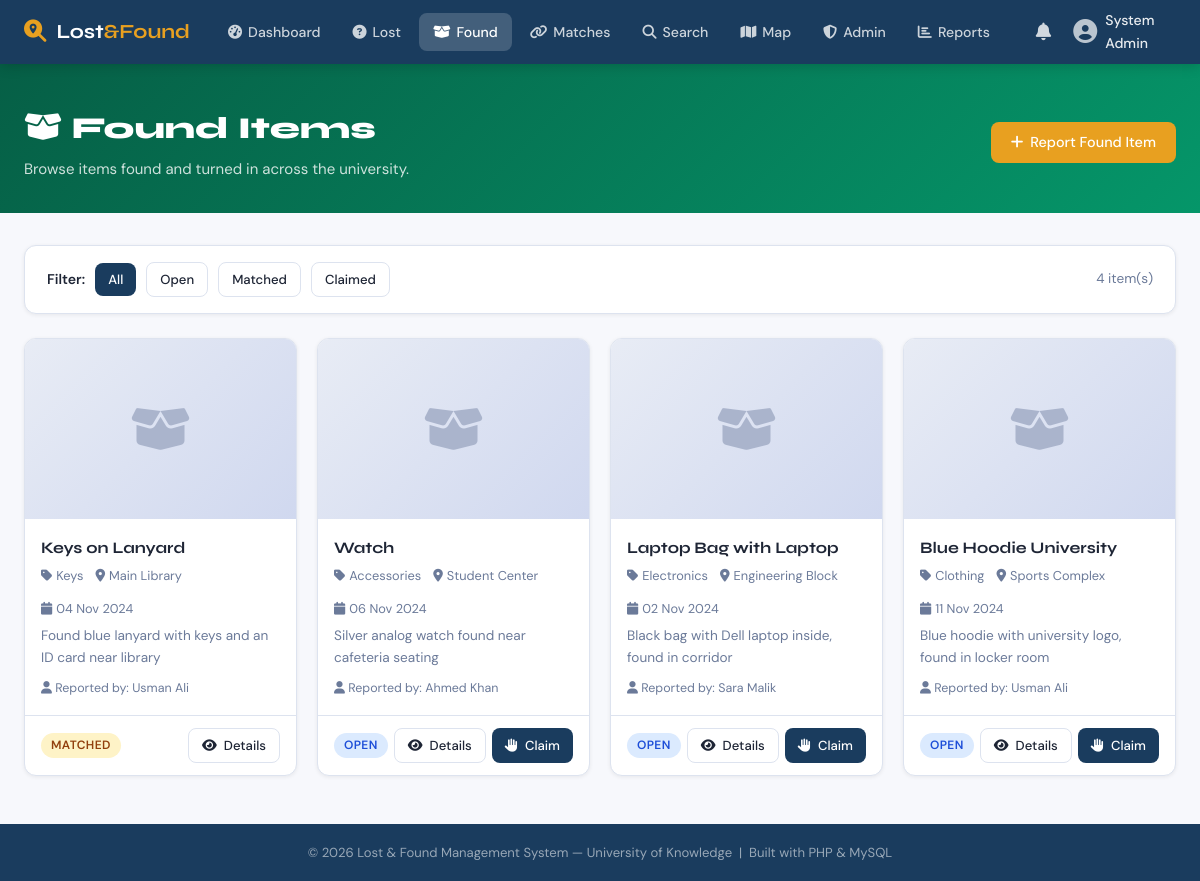
/found-items.php (signed in), run on the app's committed database.
### tables this page shows
CREATE TABLE IF NOT EXISTS found_items (
    item_id        INT UNSIGNED AUTO_INCREMENT PRIMARY KEY,
    user_id        INT UNSIGNED NOT NULL,
    category_id    INT UNSIGNED NOT NULL,
    location_id    INT UNSIGNED NOT NULL,
    name           VARCHAR(150) NOT NULL,
    description    TEXT,
    date_found     DATE NOT NULL,
    image_path     VARCHAR(255) DEFAULT NULL,
    status         ENUM('open','matched','claimed','closed') DEFAULT 'open',
    created_at     DATETIME DEFAULT CURRENT_TIMESTAMP,
    updated_at     DATETIME DEFAULT CURRENT_TIMESTAMP ON UPDATE CURRENT_TIMESTAMP,
    CONSTRAINT fk_found_user    FOREIGN KEY (user_id)     REFERENCES users(user_id)     ON DELETE CASCADE,
    CONSTRAINT fk_found_cat     FOREIGN KEY (category_id) REFERENCES categories(category_id),
    CONSTRAINT fk_found_loc     FOREIGN KEY (location_id) REFERENCES locations(location_id)
);

CREATE TABLE IF NOT EXISTS categories (
    category_id  INT UNSIGNED AUTO_INCREMENT PRIMARY KEY,
    name         VARCHAR(80) NOT NULL UNIQUE,
    icon         VARCHAR(50) DEFAULT 'tag'
);

CREATE TABLE IF NOT EXISTS locations (
    location_id  INT UNSIGNED AUTO_INCREMENT PRIMARY KEY,
    building     VARCHAR(100) NOT NULL,
    room         VARCHAR(50),
    description  VARCHAR(255),
    latitude     DECIMAL(10,8),
    longitude    DECIMAL(11,8),
    created_at   DATETIME DEFAULT CURRENT_TIMESTAMP
);

CREATE TABLE IF NOT EXISTS users (
    user_id      INT UNSIGNED AUTO_INCREMENT PRIMARY KEY,
    full_name    VARCHAR(100) NOT NULL,
    email        VARCHAR(150) NOT NULL UNIQUE,
    password     VARCHAR(255) NOT NULL,           
    phone        VARCHAR(20),
    role         ENUM('admin','user') NOT NULL DEFAULT 'user',
    avatar       VARCHAR(255)         DEFAULT 'default.png',
    is_active    TINYINT(1)           DEFAULT 1,
    created_at   DATETIME             DEFAULT CURRENT_TIMESTAMP,
    updated_at   DATETIME             DEFAULT CURRENT_TIMESTAMP ON UPDATE CURRENT_TIMESTAMP
);

### includes/auth.php (called while the page is built, shortened)
<?php
function isLoggedIn(): bool {
    return !empty($_SESSION['user_id']);
}
function isAdmin(): bool {
    return isLoggedIn() && $_SESSION['role'] === 'admin';
}
function currentUserId(): ?int {
    return $_SESSION['user_id'] ?? null;
}

### found-items.php (the view, shortened to what this page needs)
<?php
require_once __DIR__ . '/includes/auth.php';
require_once __DIR__ . '/includes/functions.php';
$filter = $_GET['status'] ?? '';
$items  = getFoundItems(0, $filter);
?>
<?php require __DIR__ . '/includes/header.php'; ?>
<div class="page-header" style="background:linear-gradient(135deg,#065f46 0%,#059669 100%);">
  <div class="container" style="display:flex;align-items:center;justify-content:space-between;flex-wrap:wrap;gap:16px;">
    <div>
      <h1><i class="fa fa-box-open"></i> Found Items</h1>
      <p>Browse items found and turned in across the university.</p>
    </div>
    <a href="<?= SITE_URL ?>/report-found.php" class="btn btn-accent"><i class="fa fa-plus"></i> Report Found Item</a>
  </div>
</div>
<div class="page-body">
<div class="container">
  <div class="card mb-3">
    <div class="card-body" style="padding:16px 22px;">
      <div style="display:flex;gap:10px;flex-wrap:wrap;align-items:center;">
        <span style="font-weight:600;font-size:.88rem;">Filter:</span>
        <?php
        $statuses = [''=>'All', 'open'=>'Open', 'matched'=>'Matched', 'claimed'=>'Claimed'];
        foreach ($statuses as $val => $label):
          $active = ($filter === $val) ? 'btn-primary' : 'btn-outline';
        ?>
        <a href="?status=<?= $val ?>" class="btn btn-sm <?= $active ?>"><?= $label ?></a>
        <?php endforeach; ?>
        <span style="margin-left:auto;font-size:.85rem;color:var(--text-muted)"><?= count($items) ?> item(s)</span>
      </div>
    </div>
  </div>
  <?php if ($items): ?>
  <div class="items-grid">
    <?php foreach ($items as $item): ?>
    <div class="item-card">
      <?php if ($item['image_path'] && file_exists(UPLOAD_DIR . $item['image_path'])): ?>
        <img src="<?= UPLOAD_URL . $item['image_path'] ?>" alt="<?= sanitize($item['name']) ?>" class="item-thumb">
      <?php else: ?>
        <div class="item-thumb-placeholder"><i class="fa fa-box-open"></i></div>
      <?php endif; ?>
      <div class="item-info">
        <div class="item-name"><?= sanitize($item['name']) ?></div>
        <div class="item-meta">
          <span><i class="fa fa-tag"></i> <?= sanitize($item['category']) ?></span>
          <span><i class="fa fa-location-dot"></i> <?= sanitize($item['building']) ?></span>
          <span><i class="fa fa-calendar"></i> <?= date('d M Y', strtotime($item['date_found'])) ?></span>
        </div>
        <div class="item-desc"><?= sanitize($item['description']) ?></div>
        <div style="font-size:.78rem;color:var(--text-muted);margin-top:4px;">
          <i class="fa fa-user"></i> Reported by: <?= sanitize($item['reporter']) ?>
        </div>
      </div>
      <div class="item-footer">
        <?= statusBadge($item['status']) ?>
        <div style="display:flex;gap:6px;">
          <a href="<?= SITE_URL ?>/item-detail.php?type=found&id=<?= $item['item_id'] ?>" class="btn btn-outline btn-sm"><i class="fa fa-eye"></i> Details</a>
          <?php if ($item['status'] === 'open' && $item['user_id'] != currentUserId()): ?>
          <a href="<?= SITE_URL ?>/claim.php?id=<?= $item['item_id'] ?>" class="btn btn-primary btn-sm"><i class="fa fa-hand"></i> Claim</a>
          <?php endif; ?>
        </div>
      </div>
    </div>
    <?php endforeach; ?>
  </div>
  <?php endif; ?>
</div>
</div>
<?php require __DIR__ . '/includes/footer.php'; ?>

### includes/header.php (shortened to what this page needs)
<!DOCTYPE html>
<html lang="en">
<head>
<link rel="stylesheet" href="https://cdnjs.cloudflare.com/ajax/libs/font-awesome/6.5.0/css/all.min.css">
<link rel="stylesheet" href="https://unpkg.com/leaflet@1.9.4/dist/leaflet.css">
<link rel="stylesheet" href="<?= SITE_URL ?>/assets/css/main.css">
</head>
<body>
<?php if (isLoggedIn()): ?>
<nav class="navbar">
  <a href="<?= SITE_URL ?>/dashboard.php" class="nav-brand">
    <span class="brand-icon"><i class="fa-solid fa-magnifying-glass-location"></i></span>
    <span>Lost<strong>&Found</strong></span>
  </a>
  <ul class="nav-links">
    <li><a href="<?= SITE_URL ?>/dashboard.php"  class="<?= basename($_SERVER['PHP_SELF'])==='dashboard.php'  ?'active':''?>"><i class="fa fa-gauge-high"></i> Dashboard</a></li>
    <li><a href="<?= SITE_URL ?>/lost-items.php"  class="<?= basename($_SERVER['PHP_SELF'])==='lost-items.php'  ?'active':''?>"><i class="fa fa-circle-question"></i> Lost</a></li>
    <li><a href="<?= SITE_URL ?>/found-items.php" class="<?= basename($_SERVER['PHP_SELF'])==='found-items.php' ?'active':''?>"><i class="fa fa-box-open"></i> Found</a></li>
    <li><a href="<?= SITE_URL ?>/matches.php"     class="<?= basename($_SERVER['PHP_SELF'])==='matches.php'     ?'active':''?>"><i class="fa fa-link"></i> Matches</a></li>
    <li><a href="<?= SITE_URL ?>/search.php"      class="<?= basename($_SERVER['PHP_SELF'])==='search.php'      ?'active':''?>"><i class="fa fa-search"></i> Search</a></li>
    <li><a href="<?= SITE_URL ?>/map.php"         class="<?= basename($_SERVER['PHP_SELF'])==='map.php'           ?'active':''?>"><i class="fa fa-map"></i> Map</a></li>
    <?php if (isAdmin()): ?>
    <li><a href="<?= SITE_URL ?>/admin/index.php"   class="<?= strpos($_SERVER['PHP_SELF'],'admin')!==false ?'active':''?>"><i class="fa fa-shield-halved"></i> Admin</a></li>
    <li><a href="<?= SITE_URL ?>/admin/reports.php" class="<?= basename($_SERVER['PHP_SELF'])==='reports.php'    ?'active':''?>"><i class="fa fa-chart-bar"></i> Reports</a></li>
    <?php endif; ?>
  </ul>
  <div class="nav-right">
    <a href="<?= SITE_URL ?>/notifications.php" class="notif-btn">
      <i class="fa fa-bell"></i>
    </a>
    <div class="user-menu">
      <span class="user-avatar"><i class="fa fa-user-circle"></i></span>
      <span class="user-name"><?= sanitize($_SESSION['full_name']) ?></span>
    </div>
  </div>
</nav>
<?php endif; ?>
<main class="page-main">

### includes/functions.php (shortened to what this page needs)
<?php
function getFoundItems(int $userId = 0, string $status = ''): array {
    $db  = getDB();
    $sql = "SELECT fi.*, c.name AS category, l.building, l.room, u.full_name AS reporter
            FROM found_items fi
            JOIN categories c ON fi.category_id = c.category_id
            JOIN locations  l ON fi.location_id  = l.location_id
            JOIN users      u ON fi.user_id       = u.user_id
            WHERE 1=1";
    $params = [];
    $sql .= " ORDER BY fi.created_at DESC";
    $s = $db->prepare($sql);
    $s->execute($params);
    return $s->fetchAll();
}
function sanitize(string $s): string {
    return htmlspecialchars(trim($s), ENT_QUOTES, 'UTF-8');
}
function statusBadge(string $status): string {
    $map = [
        'open'    => 'badge-open',
        'matched' => 'badge-matched',
        'claimed' => 'badge-claimed',
        'closed'  => 'badge-closed',
        'pending' => 'badge-pending',
        'approved'=> 'badge-approved',
        'rejected'=> 'badge-rejected',
        'verified'=> 'badge-verified',
    ];
    $cls = $map[$status] ?? 'badge-open';
    return "<span class=\"badge {$cls}\">" . ucfirst($status) . "</span>";
}

### includes/footer.php (shortened to what this page needs)
</main>
<footer class="site-footer">
  <p>&copy; <?= date('Y') ?> Lost &amp; Found Management System &mdash; University of Knowledge &nbsp;|&nbsp; Built with PHP &amp; MySQL</p>
</footer>
</body>
</html>

### data on the page
found_items: name "Keys on Lanyard", category.name "Keys", location.building "Main Library", date_found "04 Nov 2024", description "Found blue lanyard with keys and an ID card near library", user.full_name "Usman Ali", status "MATCHED"
found_items: name "Watch", category.name "Accessories", location.building "Student Center", date_found "06 Nov 2024", description "Silver analog watch found near cafeteria seating", user.full_name "Ahmed Khan", status "OPEN"
found_items: name "Laptop Bag with Laptop", category.name "Electronics", location.building "Engineering Block", date_found "02 Nov 2024", description "Black bag with Dell laptop inside, found in corridor", user.full_name "Sara Malik", status "OPEN"
found_items: name "Blue Hoodie University", category.name "Clothing", location.building "Sports Complex", date_found "11 Nov 2024", description "Blue hoodie with university logo, found in locker room", user.full_name "Usman Ali", status "OPEN"

### other printed values
$_SESSION['full_name'] "System Admin"
$label "All"
$label "Open"
$label "Matched"
$label "Claimed"
count($items) "4"
